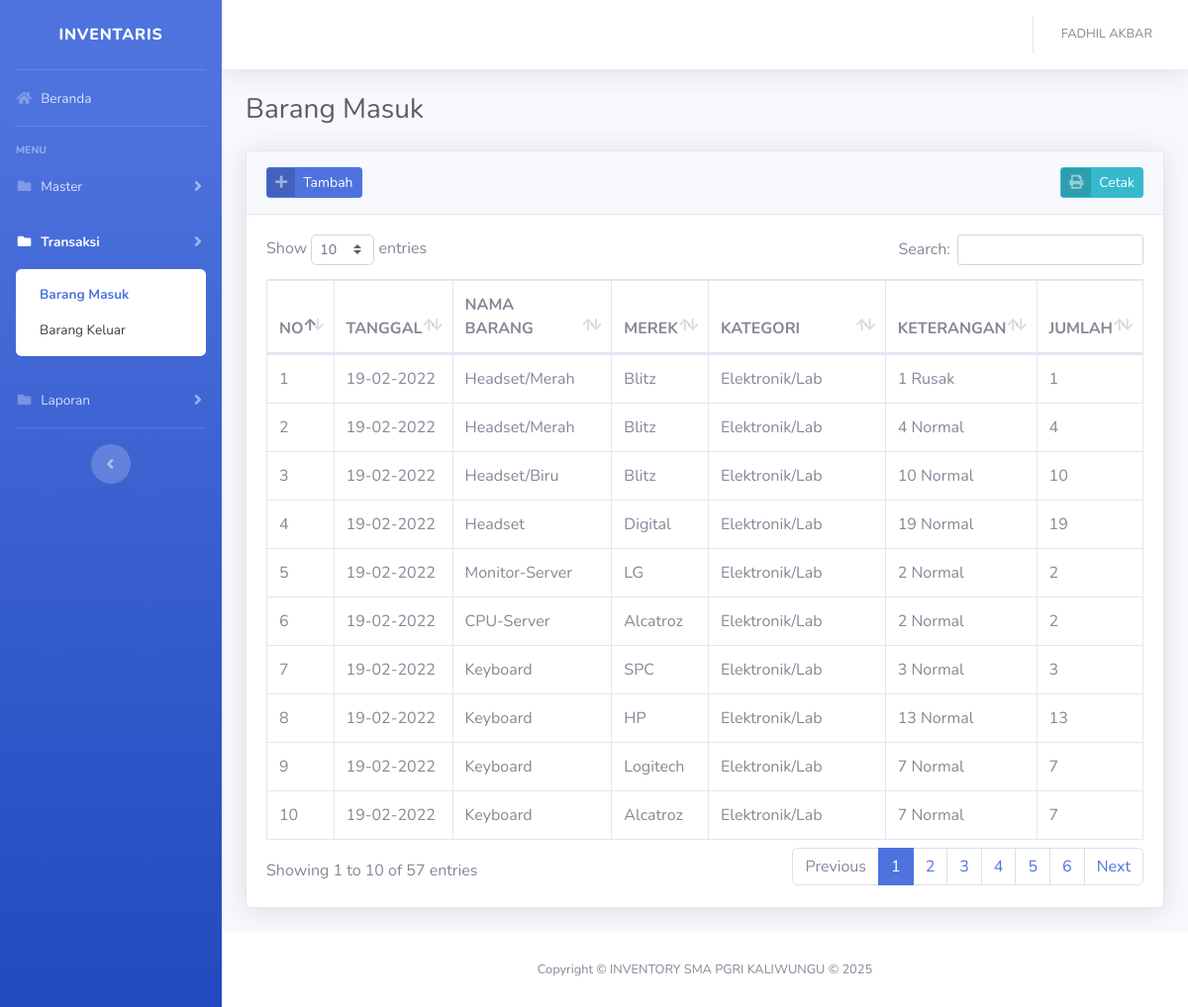
The app's page /?barang_masuk (signed in) with its own data.
### tables this page shows
CREATE TABLE `barang_masuk` (
  `idbarang_masuk` int(11) NOT NULL,
  `barang_id` int(11) NOT NULL,
  `jumlah` int(11) NOT NULL,
  `keterangan` varchar(256) NOT NULL,
  `tanggal` date NOT NULL
);

CREATE TABLE `barang` (
  `idbarang` int(11) NOT NULL,
  `merek_id` int(11) NOT NULL,
  `kategori_id` int(11) NOT NULL,
  `nama_barang` varchar(128) NOT NULL,
  `keterangan` varchar(256) NOT NULL,
  `stok` int(11) NOT NULL
);

CREATE TABLE `merek` (
  `idmerek` int(11) NOT NULL,
  `nama_merek` varchar(128) NOT NULL,
  `keterangan` varchar(256) NOT NULL
);

CREATE TABLE `kategori` (
  `idkategori` int(11) NOT NULL,
  `nama_kategori` varchar(128) NOT NULL,
  `keterangan` varchar(256) NOT NULL
);

### config/function.php (called while the page is built, shortened)
<?php
function base_url(){
    $base_url= ((isset($_SERVER['HTTPS']) && $_SERVER['HTTPS'] == "on") ? "https" : "http");
    $base_url.= "://".$_SERVER['HTTP_HOST'];
    $base_url.= str_replace(basename($_SERVER['SCRIPT_NAME']),"",$_SERVER['SCRIPT_NAME']);
    return $base_url;
}
?>

### views/transaksi/barang_masuk.php (the view, shortened to what this page needs)
<div class="container-fluid">
    <div class="d-sm-flex align-items-center justify-content-between mb-4">
        <h1 class="h3 mb-0 text-gray-800">Barang Masuk</h1>
    </div>
    <div class="card shadow mb-4">
        <div class="card-header py-3">
            <a href="#" class="btn btn-primary btn-icon-split btn-sm" data-toggle="modal" data-target="#barang_masuk">
                <span class="icon text-white-50">
                    <i class="fas fa-plus"></i>
                </span>
                <span class="text">Tambah</span>
            </a>
            <a href="<?=base_url();?>process/cetak_barang_masuk.php" target="_blank"
                class="btn btn-info btn-icon-split btn-sm float-right">
                <span class="icon text-white-50">
                    <i class="fas fa-print"></i>
                </span>
                <span class="text">Cetak</span>
            </a>
        </div>
        <div class="card-body">
            <div class="table-responsive">
                <table class="table table-bordered table-hover" id="dataTable" width="100%" cellspacing="0">
                    <thead>
                        <tr>
                            <th width="20">NO</th>
                            <th>TANGGAL</th>
                            <th>NAMA BARANG</th>
                            <th>MEREK</th>
                            <th>KATEGORI</th>
                            <th>KETERANGAN</th>
                            <th>JUMLAH</th>
                        </tr>
                    </thead>
                    <tbody>
                        <?php
                        $n=1;
                        $query = mysqli_query($con,"SELECT x.*,x1.nama_barang,x2.nama_merek,x3.nama_kategori FROM barang_masuk x JOIN barang x1 ON x1.idbarang=x.barang_id JOIN merek x2 ON x2.idmerek=x1.merek_id JOIN kategori x3 ON x3.idkategori=x1.kategori_id ORDER BY x.idbarang_masuk DESC")or die(mysqli_error($con));
                        while($row = mysqli_fetch_array($query)):
                        ?>
                        <tr>
                            <td><?= $n++; ?></td>
                            <td><?= date('d-m-Y',strtotime($row['tanggal'])); ?></td>
                            <td><?= $row['nama_barang']; ?></td>
                            <td><?= $row['nama_merek']; ?></td>
                            <td><?= $row['nama_kategori']; ?></td>
                            <td><?= $row['keterangan']; ?></td>
                            <td><?= $row['jumlah']; ?></td>
                        </tr>
                        <?php endwhile; ?>
                    </tbody>
                </table>
            </div>
        </div>
    </div>
</div>

### records on screen
barang_masuk: tanggal "19-02-2022", barang.nama_barang "Headset/Merah", merek.nama_merek "Blitz", kategori.nama_kategori "Elektronik/Lab", keterangan "1 Rusak", jumlah "1"
barang_masuk: tanggal "19-02-2022", barang.nama_barang "Headset/Merah", merek.nama_merek "Blitz", kategori.nama_kategori "Elektronik/Lab", keterangan "4 Normal", jumlah "4"
barang_masuk: tanggal "19-02-2022", barang.nama_barang "Headset/Biru", merek.nama_merek "Blitz", kategori.nama_kategori "Elektronik/Lab", keterangan "10 Normal", jumlah "10"
barang_masuk: tanggal "19-02-2022", barang.nama_barang "Headset", merek.nama_merek "Digital", kategori.nama_kategori "Elektronik/Lab", keterangan "19 Normal", jumlah "19"
barang_masuk: tanggal "19-02-2022", barang.nama_barang "Monitor-Server", merek.nama_merek "LG", kategori.nama_kategori "Elektronik/Lab", keterangan "2 Normal", jumlah "2"
barang_masuk: tanggal "19-02-2022", barang.nama_barang "CPU-Server", merek.nama_merek "Alcatroz", kategori.nama_kategori "Elektronik/Lab", keterangan "2 Normal", jumlah "2"
barang_masuk: tanggal "19-02-2022", barang.nama_barang "Keyboard", merek.nama_merek "SPC", kategori.nama_kategori "Elektronik/Lab", keterangan "3 Normal", jumlah "3"
barang_masuk: tanggal "19-02-2022", barang.nama_barang "Keyboard", merek.nama_merek "HP", kategori.nama_kategori "Elektronik/Lab", keterangan "13 Normal", jumlah "13"
barang_masuk: tanggal "19-02-2022", barang.nama_barang "Keyboard", merek.nama_merek "Logitech", kategori.nama_kategori "Elektronik/Lab", keterangan "7 Normal", jumlah "7"
barang_masuk: tanggal "19-02-2022", barang.nama_barang "Keyboard", merek.nama_merek "Alcatroz", kategori.nama_kategori "Elektronik/Lab", keterangan "7 Normal", jumlah "7"

### other values on screen
$_SESSION['fullname'] "FADHIL AKBAR"
